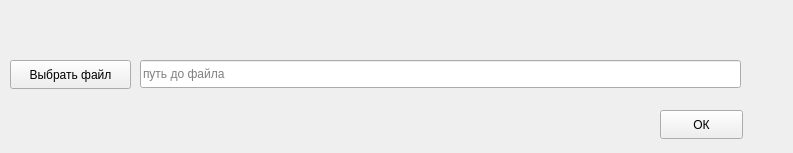
<?xml version="1.0" encoding="UTF-8"?>
<ui version="4.0">
 <class>MainWindow</class>
 <widget class="QWidget" name="MainWindow">
  <property name="geometry">
   <rect>
    <x>0</x>
    <y>0</y>
    <width>793</width>
    <height>153</height>
   </rect>
  </property>
  <property name="windowTitle">
   <string>Form</string>
  </property>
  <widget class="QLineEdit" name="path">
   <property name="geometry">
    <rect>
     <x>140</x>
     <y>60</y>
     <width>601</width>
     <height>28</height>
    </rect>
   </property>
   <property name="placeholderText">
    <string>путь до файла</string>
   </property>
  </widget>
  <widget class="QPushButton" name="ok">
   <property name="geometry">
    <rect>
     <x>660</x>
     <y>110</y>
     <width>83</width>
     <height>29</height>
    </rect>
   </property>
   <property name="text">
    <string>ОК</string>
   </property>
  </widget>
  <widget class="QPushButton" name="check_path">
   <property name="geometry">
    <rect>
     <x>10</x>
     <y>60</y>
     <width>121</width>
     <height>29</height>
    </rect>
   </property>
   <property name="text">
    <string>Выбрать файл</string>
   </property>
  </widget>
 </widget>
 <resources/>
 <connections/>
</ui>
